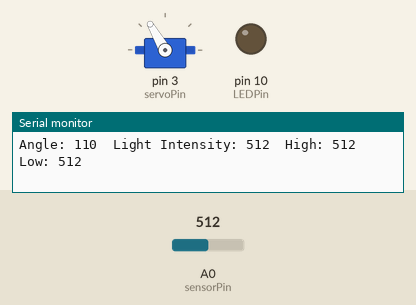
Simulated run of this sketch. Board: Arduino Uno, built with avr-gcc and run on an emulated ATmega328P. Shown: servo, output pins drawn as LEDs (lit = HIGH), the last lines printed to the serial monitor. The inputs (shaded band) are chosen by the test bench; at power-on: A0 (sensorPin) = 512.

Above: at 1.76 s.
1.8 s: A0 (sensorPin) set to 982
At 2.42 s:
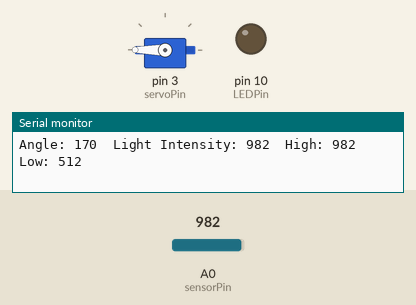
4.8 s: A0 (sensorPin) set to 1014
At 8.18 s:
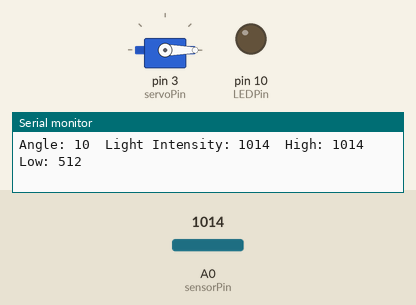
Timing chart, 0 to 13.8 s (numbered marks = the images above; inputs shaded):
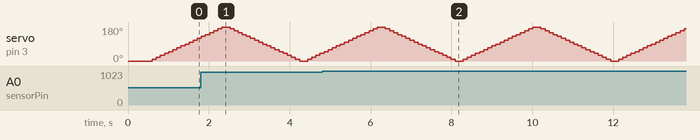

The sketch:

Lesson9_LightWaveRadar160825.ino
```cpp
#include <Servo.h>

const int sensorPin = A0;
const int servoPin = 3;
const int LEDPin = 10;

int lightAmount = 0;
int servoAngle = 0;
int increment = 10;
int lightLow = 1023;
int lightHigh = 0;
int angleLow = 180;
int angleHigh = 0;

Servo myServo;

void setup() {
  pinMode(LEDPin, OUTPUT);
  Serial.begin(9600);

  myServo.attach(servoPin);
  myServo.write(servoAngle);
  delay(500);
}

void loop() {
  for (servoAngle = 0; servoAngle <= 180; servoAngle = servoAngle + increment) {
    collectData();
    printData();
  }
  for (servoAngle = 180; servoAngle >= 0; servoAngle = servoAngle - increment) {
    collectData();
    printData();
  }
}

void collectData() {
  myServo.write(servoAngle);
  delay(100);

  lightAmount = analogRead(sensorPin);

  if (lightAmount > lightHigh) {
    lightHigh = lightAmount;
    angleHigh = servoAngle;
  }
  if (lightAmount < lightLow) {
    lightLow = lightAmount;
    angleLow = servoAngle;
  }
}

void printData() {
  Serial.print("Angle: ");
  Serial.print(servoAngle);
  Serial.print("  Light Intensity: ");
  Serial.print(lightAmount);
  Serial.print("  High: ");
  Serial.print(lightHigh);
  Serial.print("  Low: ");
  Serial.println(lightLow);
}
```

Measured:
- the behaviour switches between 999 and 1000 on A0 (sensorPin) (found by bisection; images 1 and 2)
